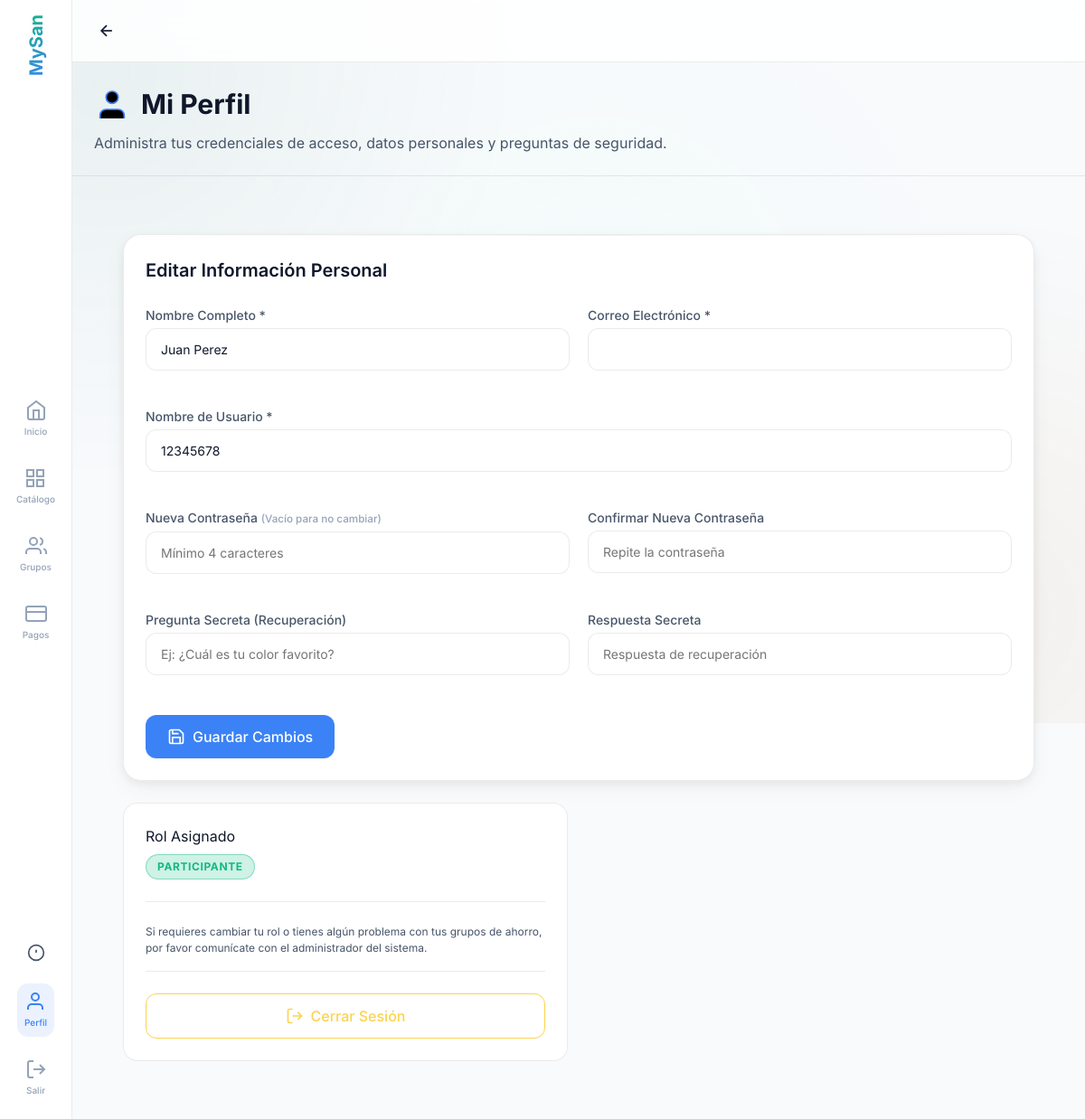
Screenshot of /perfil.php (signed in) with the database file from the repository.
### tables this page shows
CREATE TABLE `usuarios` (
  `id` int NOT NULL AUTO_INCREMENT,
  `username` varchar(50) NOT NULL,
  `password` varchar(255) NOT NULL,
  `nombre` varchar(100) NOT NULL,
  `email` varchar(100) DEFAULT NULL,
  `pregunta_secreta` text,
  `respuesta_secreta` varchar(255) DEFAULT NULL,
  `created_at` timestamp NULL DEFAULT CURRENT_TIMESTAMP,
  `updated_at` timestamp NULL DEFAULT CURRENT_TIMESTAMP ON UPDATE CURRENT_TIMESTAMP,
  `rol` enum('admin','participante') DEFAULT 'admin',
  PRIMARY KEY (`id`),
  UNIQUE KEY `username` (`username`)
);

### perfil.php (the view, shortened to what this page needs)
<?php
require_once 'config/database.php';
$stmt = $pdo->prepare("SELECT id, username, nombre, email, pregunta_secreta, respuesta_secreta, rol FROM usuarios WHERE id = ?");
$stmt->execute([$_SESSION['user_id']]);
$userDetail = $stmt->fetch();
?>
<!DOCTYPE html>
<html lang="es">
<head>
    <link rel="stylesheet" href="assets/fonts/inter.css">
    <link rel="stylesheet" href="assets/css/reset.css">
    <link rel="stylesheet" href="assets/css/variables.css">
    <link rel="stylesheet" href="assets/css/bento-grid.css">
    <link rel="stylesheet" href="assets/css/main.css">
</head>
<body>
    <div class="main-content">
        <?php
        include 'includes/header.php';
        ?>
        <div class="page-header" style="padding: var(--space-6); border-bottom: 1px solid var(--glass-border);">
            <h1 class="page-title" style="font-size: var(--font-size-3xl); font-weight: var(--font-weight-bold); display: flex; align-items: center; gap: var(--space-3);">
                <svg class="icon-xl" style="width: 40px; height: 40px; stroke: var(--color-violeta);">
                    <use href="#icon-user"></use>
                </svg>
                Mi Perfil
            </h1>
            <p style="color: var(--color-text-secondary); margin-top: var(--space-2);">
                Administra tus credenciales de acceso, datos personales y preguntas de seguridad.
            </p>
        </div>
        <div class="profile-layout">
            <div class="bento-container">
                <div class="bento-8">
                    <div class="bento-box" style="padding: var(--space-6);">
                        <div class="bento-header" style="margin-bottom: var(--space-6);">
                            <div class="bento-title">Editar Información Personal</div>
                        </div>
                        <form method="POST" action="perfil.php" style="display: flex; flex-direction: column; gap: var(--space-6);">
                            <div class="form-grid">
                                <div class="form-group">
                                    <label for="nombre">Nombre Completo *</label>
                                    <input type="text" id="nombre" name="nombre" value="<?php echo htmlspecialchars($userDetail['nombre']); ?>" required>
                                </div>
                                <div class="form-group">
                                    <label for="email">Correo Electrónico *</label>
                                    <input type="email" id="email" name="email" value="<?php echo htmlspecialchars($userDetail['email'] ?? ''); ?>" required>
                                </div>
                                <div class="form-group full">
                                    <label for="username">Nombre de Usuario *</label>
                                    <input type="text" id="username" name="username" value="<?php echo htmlspecialchars($userDetail['username']); ?>" required>
                                </div>
                                <div class="form-group">
                                    <label for="password">Nueva Contraseña <small style="color: var(--color-text-tertiary);">(Vacío para no cambiar)</small></label>
                                    <input type="password" id="password" name="password" placeholder="Mínimo 4 caracteres">
                                </div>
                                <div class="form-group">
                                    <label for="confirm_password">Confirmar Nueva Contraseña</label>
                                    <input type="password" id="confirm_password" name="confirm_password" placeholder="Repite la contraseña">
                                </div>
                                <div class="form-group">
                                    <label for="pregunta_secreta">Pregunta Secreta (Recuperación)</label>
                                    <input type="text" id="pregunta_secreta" name="pregunta_secreta" value="<?php echo htmlspecialchars($userDetail['pregunta_secreta'] ?? ''); ?>" placeholder="Ej: ¿Cuál es tu color favorito?">
                                </div>
                                <div class="form-group">
                                    <label for="respuesta_secreta">Respuesta Secreta</label>
                                    <input type="password" id="respuesta_secreta" name="respuesta_secreta" value="<?php echo htmlspecialchars($userDetail['respuesta_secreta'] ?? ''); ?>" placeholder="Respuesta de recuperación">
                                </div>
                            </div>
                            <button type="submit" class="btn btn-violeta" style="width: fit-content; align-self: flex-start;">
                                <svg class="icon"><use href="#icon-save"></use></svg>
                                Guardar Cambios
                            </button>
                        </form>
                    </div>
                </div>
                <div class="bento-4">
                    <div class="quick-action-card">
                        <div>
                            <span class="stat-label" style="display: block; margin-bottom: var(--space-2);">Rol Asignado</span>
                            <span class="rol-badge rol-badge--<?php echo $userDetail['rol']; ?>">
                                <?php echo $userDetail['rol']; ?>
                            </span>
                        </div>
                        <hr style="border: 0; border-top: 1px solid var(--glass-border); margin: var(--space-2) 0;">
                        <?php if ($userDetail['rol'] === 'admin'): ?>
                            <div style="display: flex; flex-direction: column; gap: var(--space-3);">
                                <h4 style="font-weight: var(--font-weight-bold); font-size: var(--font-size-sm); color: var(--color-text-primary);">Configuración Financiera</h4>
                                <p style="color: var(--color-text-secondary); font-size: var(--font-size-xs); line-height: 1.5;">
                                    Como administrador, puedes ajustar la tasa oficial de cambio BCV utilizada para los cálculos del sistema.
                                </p>
                                <a href="modules/comprobantes/index.php#tasa-bcv" class="btn btn-salmon" style="display: flex; align-items: center; justify-content: center; gap: 8px;">
                                    <svg class="icon"><use href="#icon-trending-up"></use></svg>
                                    Ajustar Tasa BCV
                                </a>
                            </div>
                        <?php else: ?>
                            <div>
                                <p style="color: var(--color-text-secondary); font-size: var(--font-size-xs); line-height: 1.5;">
                                    Si requieres cambiar tu rol o tienes algún problema con tus grupos de ahorro, por favor comunícate con el administrador del sistema.
                                </p>
                            </div>
                        <?php endif; ?>
                        <hr style="border: 0; border-top: 1px solid var(--glass-border); margin: var(--space-2) 0; margin-top: auto;">
                        <a href="logout.php" class="btn btn-outline" style="display: flex; align-items: center; justify-content: center; gap: 8px; border-color: var(--color-salmon); color: var(--color-salmon);">
                            <svg class="icon"><use href="#icon-log-out"></use></svg>
                            Cerrar Sesión
                        </a>
                    </div>
                </div>
            </div>
        </div>
    </div>
</body>
</html>

### assets/css/variables.css (style rules this page uses)
:root { --color-primary: #3b82f6; --color-primary-mid: #2563eb; --color-primary-light: #60a5fa; --color-primary-dim: #1d4ed8; --color-primary-glow: rgba(59, 130, 246, 0.25); --color-primary-tint: rgba(59, 130, 246, 0.1); --color-secondary: #10b981; --color-secondary-mid: #059669; --color-secondary-light: #34d399; --color-secondary-dim: #047857; --color-secondary-glow: rgba(16, 185, 129, 0.25); --color-secondary-tint: rgba(16, 185, 129, 0.1); --color-accent: #fcd34d; --color-accent-dim: #d97706; --color-accent-glow: rgba(252, 211, 77, 0.15); --color-accent-light: #fde68a; --color-accent-tint: rgba(252, 211, 77, 0.05); --color-electro: var(--color-primary); --color-electro-dim: var(--color-primary-dim); --color-electro-glow: var(--color-primary-glow); --color-electro-tint: var(--color-primary-tint); --color-telefonia: var(--color-secondary); --color-telefonia-dim: var(--color-secondary-dim); --color-telefonia-glow: var(--color-secondary-glow); --color-moto: var(--color-accent-dim); --color-moto-dim: #b45309; --color-moto-glow: var(--color-accent-glow); --color-turnos: #6366f1; --color-turnos-dim: #4f46e5; --color-turnos-glow: rgba(99, 102, 241, 0.18); --color-turnos-tint: rgba(99, 102, 241, 0.05); --color-comprobantes: #0ea5e9; --color-comprobantes-dim: #0284c7; --color-comprobantes-glow: rgba(14, 165, 233, 0.18); --color-violeta: var(--color-primary); --color-violeta-dim: var(--color-primary-dim); --color-violeta-glow: var(--color-primary-glow); --color-menta: var(--color-secondary); --color-menta-dim: var(--color-secondary-dim); --color-menta-glow: var(--color-secondary-glow); --color-salmon: var(--color-accent); --color-salmon-dim: var(--color-accent-dim); --color-salmon-glow: var(--color-accent-glow); --color-background: #F8FAFC; --color-surface: #FFFFFF; --color-surface-elevated: #FFFFFF; --color-surface-hover: #F1F5F9; --color-surface-section: #E2E8F0; --glass-background: rgba(255, 255, 255, 0.85); --glass-border: rgba(0, 0, 0, 0.08); --glass-blur: blur(24px); --color-text-primary: #0F172A; --color-text-secondary: #475569; --color-text-tertiary: #94A3B8; --color-text-inverse: #FFFFFF; --color-success: #10B981; --color-warning: #F59E0B; --color-error: #EF4444; --color-info: #3B82F6; --font-family: 'Inter', -apple-system, BlinkMacSystemFont, 'SF Pro Display', sans-serif; --font-sans: var(--font-family); --font-size-xs: 0.75rem; --font-size-sm: 0.875rem; --font-size-base: 1rem; --font-size-md: 1rem; --font-size-lg: 1.125rem; --font-size-xl: 1.25rem; --font-size-2xl: 1.5rem; --font-size-3xl: 1.875rem; --font-size-4xl: 2.25rem; --font-weight-regular: 400; --font-weight-medium: 500; --font-weight-semibold: 600; --font-weight-bold: 700; --space-1: 0.25rem; --space-2: 0.5rem; --space-3: 0.75rem; --space-4: 1rem; --space-5: 1.25rem; --space-6: 1.5rem; --space-8: 2rem; --space-10: 2.5rem; --space-12: 3rem; --space-16: 4rem; --space-20: 5rem; --radius-sm: 8px; --radius-md: 12px; --radius-lg: 16px; --radius-xl: 24px; --radius-bento: 20px; --radius-full: 9999px; --shadow-sm: 0 1px 3px rgba(0,0,0,.04), 0 2px 6px rgba(0,0,0,.02); --shadow-md: 0 4px 12px rgba(0,0,0,.06), 0 8px 24px rgba(0,0,0,.04); --shadow-lg: 0 8px 24px rgba(0,0,0,.08), 0 20px 48px rgba(0,0,0,.06); --shadow-glow-primary: 0 0 24px var(--color-primary-glow); --shadow-glow-secondary: 0 0 24px var(--color-secondary-glow); --shadow-glow-accent: 0 0 24px var(--color-accent-glow); --shadow-glow-violeta: var(--shadow-glow-primary); --shadow-glow-menta: var(--shadow-glow-secondary); --shadow-glow-salmon: var(--shadow-glow-accent); --transition-fast: 150ms cubic-bezier(0.4, 0, 0.2, 1); --transition-base: 250ms cubic-bezier(0.4, 0, 0.2, 1); --transition-slow: 400ms cubic-bezier(0.4, 0, 0.2, 1); --z-base: 1; --z-dropdown: 100; --z-modal: 200; --z-toast: 300; }

### rows the page displays
usuarios: nombre "Juan Perez", username "12345678", rol "PARTICIPANTE"
